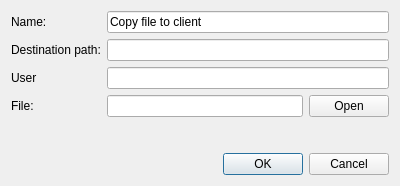
<?xml version="1.0" encoding="UTF-8"?>
<ui version="4.0">
 <class>CopyFileToClientDialog</class>
 <widget class="QDialog" name="CopyFileToClientDialog">
  <property name="geometry">
   <rect>
    <x>0</x>
    <y>0</y>
    <width>400</width>
    <height>186</height>
   </rect>
  </property>
  <property name="windowTitle">
   <string>Dialog</string>
  </property>
  <layout class="QVBoxLayout" name="verticalLayout">
   <item>
    <layout class="QFormLayout" name="formLayout_2">
     <item row="0" column="0">
      <widget class="QLabel" name="label">
       <property name="text">
        <string>Name:</string>
       </property>
      </widget>
     </item>
     <item row="0" column="1">
      <widget class="QLineEdit" name="nameLineEdit">
       <property name="text">
        <string>Copy file to client</string>
       </property>
      </widget>
     </item>
     <item row="1" column="0">
      <widget class="QLabel" name="label_2">
       <property name="text">
        <string>Destination path:</string>
       </property>
      </widget>
     </item>
     <item row="1" column="1">
      <widget class="QLineEdit" name="destLineEdit"/>
     </item>
     <item row="3" column="0">
      <widget class="QLabel" name="label_3">
       <property name="text">
        <string>File:</string>
       </property>
      </widget>
     </item>
     <item row="3" column="1">
      <layout class="QHBoxLayout" name="horizontalLayout_2">
       <item>
        <widget class="QLineEdit" name="origLineEdit">
         <property name="readOnly">
          <bool>true</bool>
         </property>
        </widget>
       </item>
       <item>
        <widget class="QPushButton" name="openFileButton">
         <property name="text">
          <string>Open</string>
         </property>
        </widget>
       </item>
      </layout>
     </item>
     <item row="2" column="0">
      <widget class="QLabel" name="label_4">
       <property name="text">
        <string>User</string>
       </property>
      </widget>
     </item>
     <item row="2" column="1">
      <widget class="QLineEdit" name="userLineEdit"/>
     </item>
    </layout>
   </item>
   <item>
    <widget class="QDialogButtonBox" name="buttonBox">
     <property name="orientation">
      <enum>Qt::Horizontal</enum>
     </property>
     <property name="standardButtons">
      <set>QDialogButtonBox::Cancel|QDialogButtonBox::Ok</set>
     </property>
    </widget>
   </item>
  </layout>
 </widget>
 <resources/>
 <connections>
  <connection>
   <sender>buttonBox</sender>
   <signal>accepted()</signal>
   <receiver>CopyFileToClientDialog</receiver>
   <slot>accept()</slot>
   <hints>
    <hint type="sourcelabel">
     <x>248</x>
     <y>254</y>
    </hint>
    <hint type="destinationlabel">
     <x>157</x>
     <y>274</y>
    </hint>
   </hints>
  </connection>
  <connection>
   <sender>buttonBox</sender>
   <signal>rejected()</signal>
   <receiver>CopyFileToClientDialog</receiver>
   <slot>reject()</slot>
   <hints>
    <hint type="sourcelabel">
     <x>316</x>
     <y>260</y>
    </hint>
    <hint type="destinationlabel">
     <x>286</x>
     <y>274</y>
    </hint>
   </hints>
  </connection>
 </connections>
</ui>
